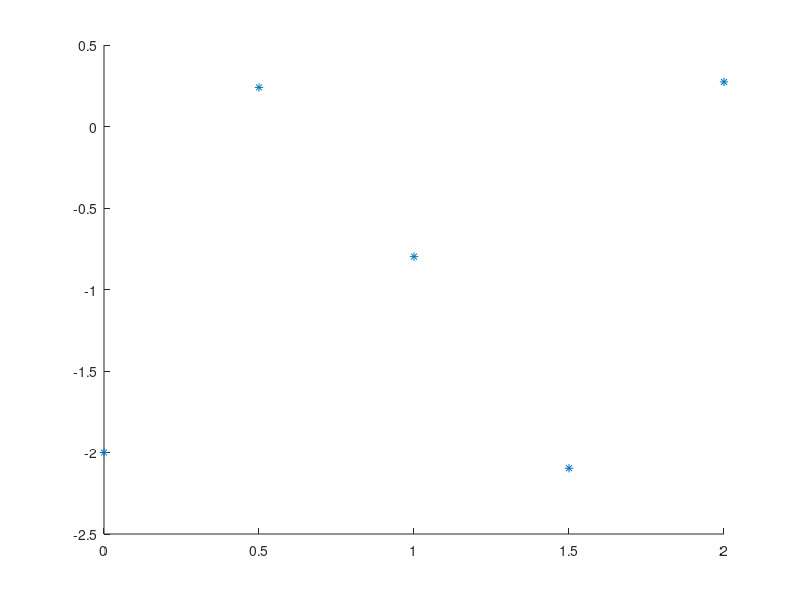
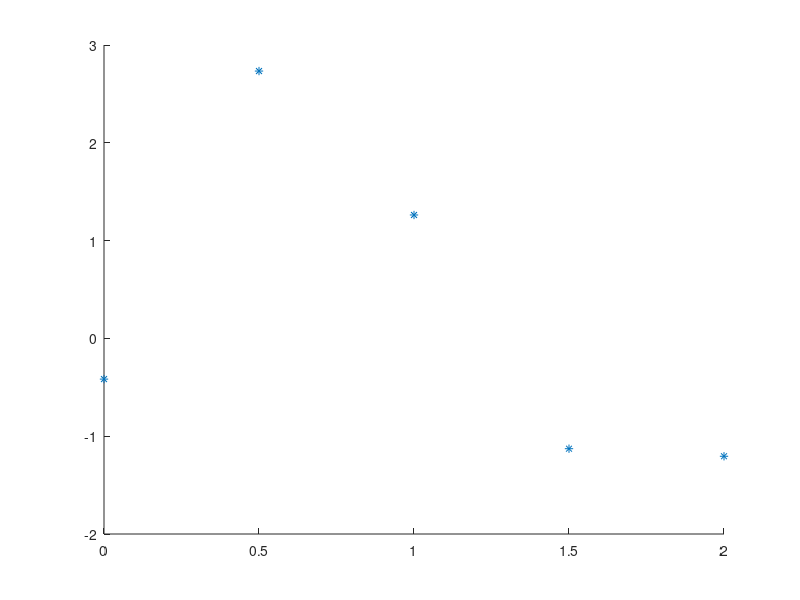
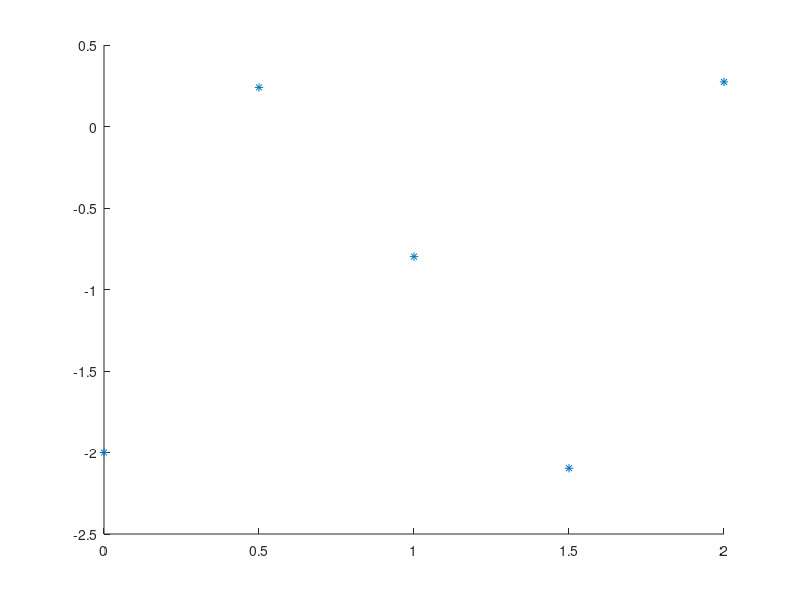

MATLAB code for these plots, in order: (Note: this script raises an error after producing the figures.)
% Sample calculation of a MIMO gaussian process indetificacion  
% Based in:
% 
% Boyle, Phillip, and Marcus Frean. "Dependent gaussian processes." 
% Advances in neural information processing systems. 2004.
% 
%
clc;
clear;
%% Prepare figures to be plot
clf(figure(1))
clf(figure(2))
clf(figure(3))
%% Global variables
global y x xtotal ytotal 

%% Start data

X1=0:0.5:2;
X2=0:0.5:2;
X3=0:0.5:2;

D=5;
% Funtions who define output as example
Y1=2*sin(3*X1)-2*cos(X2);

Y2=2*sin(3*X2)+cos(Y1+X1);%+acos(Y1);
Y3=2*sin(3*X1)-2*cos(X2);%+acos(Y1);

x=[X1;X2;X3];
y=[Y1;Y2;Y3];
xtotal=[x(1,:) x(2,:) x(3,:)];
ytotal=[y(1,:) y(2,:) y(3,:)]';
x=[X1;X2;X3]';
%% Plot input data

figure(1)
scatter(X1,Y1,'*');hold on;
figure(2)
scatter(X2,Y2,'*');hold on;
figure(3)
scatter(X3,Y3,'*');hold on;

%%  Define an call funtion likelihood to find hyperparameters and X0 values
fun=@likelihood;

options = optimoptions(@lsqnonlin,...
     'MaxFunEvals',50000,'MaxIter',5000);

%  x0=[6.9962   -3.6025   -0.1201    3.5852   -0.3883   -9.5339    6.3237...
%      3.8123    3.7202   -1.2218   -2.6995    0.2454   -6.4137    2.2627...
%      2.2141    1.0104    5.8044   -1.3004   -1.2155    0.8543    1.1748...
%      3.5965    2.8772    6.1168    0.7694    6.4642    1.0811   -6.3159...
%      6.6458   -8.8765];

%options = optimset('Display','iter','PlotFcns',@optimplotfval,'MaxFunEvals',50000,'MaxIter',10000);
[n,m]=size(y);
x0=normrnd(0,2^2,[1,n*n*3+n]);


options1 = optimset('Display','iter','PlotFcns',@optimplotfval,'MaxFunEvals',50000,'MaxIter',5000000);

%% call to optimization

param = lsqnonlin(fun,x0,[],[],options)
%param = fminsearch(fun,x0,options1) 

%% Output values
T=param;
[Tn,Tm]=size(T);
T=reshape(T,[n,Tm/n]);
T= mat2cell(T, n,[n n n 1]);
v=cell2mat(T(1))
A=cell2mat(T(2))
u=cell2mat(T(3))
phi=cell2mat(T(4))


%%  Call funtion covariance to calculate the covariance matrix 
% with the new hyperparameters

Cx= @covariance;
C_u=Cx(D,v,A,u,phi);
C=cell2mat(C_u);
C(1,:)*C^-1*ytotal
%C(43,:)*C^-1*ytotal
C_inv=(C)^-1;

%%  Prediction of values
X1=0:0.05:2;
X2=0:0.05:2;
X3=0:0.05:2;
x2=[X1;X2;X3]';
sample_s=size(X1,2);

for i=1:sample_s
y_prime(i,:)=prediction(D,x2(i,:) ,param,C_inv);
end


%% PLOT results
% Funtions who define output as example
Y1=2*sin(3*X1)-2*cos(X2);

Y2=2*sin(3*X2)+cos(Y1+X1);%+acos(Y1);
Y3=2*sin(3*X1)-2*cos(X2);%+acos(Y1);
x=[X1;X2;X3];
y=[Y1;Y2;Y3];


figure(1)
plot(X1,Y1);hold on;
plot(x2(:,1),y_prime(:,1));hold on;
figure(2)
plot(X2,Y2);hold on;
plot(x2(:,2),y_prime(:,2));hold on;
figure(3)
plot(X3,Y3);hold on;
plot(x2(:,3),y_prime(:,3));hold on;



